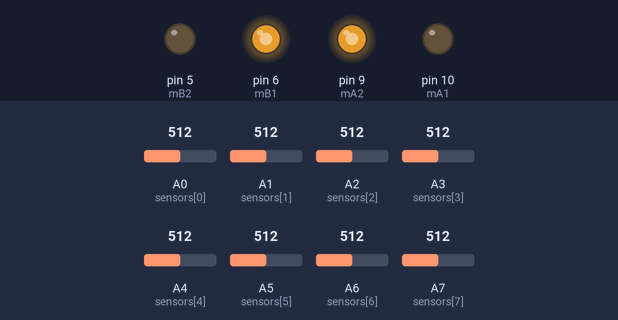
Simulated run of this sketch. Board: Arduino Nano, built with avr-gcc and run on an emulated ATmega328P. Parts: output pins drawn as LEDs (lit = HIGH). The inputs (shaded band) are chosen by the test bench; at power-on: A0 (sensors[0]) = 512, A1 (sensors[1]) = 512, A2 (sensors[2]) = 512, A3 (sensors[3]) = 512, A4 (sensors[4]) = 512, A5 (sensors[5]) = 512, A6 (sensors[6]) = 512, A7 (sensors[7]) = 512.

Above: at 0.1 s.
Timing chart, 0 to 1.6 s (numbered marks = the images above):
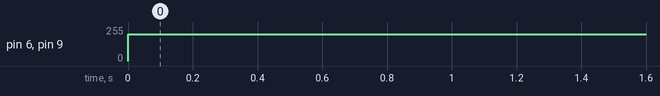

Measured:
- by itself, pin 6 (mB1), pin 9 (mA2): 0/255 → 200/255 at 0.00 s

The sketch:

Week3_StayOnTrack_Finished.ino
```cpp
// Motor Pins
const int mA1 = 10;
const int mA2 = 9;
const int mB1 = 6;
const int mB2 = 5;

//Sensors
const int SENSOR_COUNT = 8;
const int sensors[SENSOR_COUNT] = {A0, A1, A2, A3, A4, A5, A6, A7};

bool sensorOnLine[SENSOR_COUNT];

//Threshold (from when it senses black, the value is 500 because even tho the white values are between 200-500, the black is all ~900, so no need for an array, I just put the max amount I saw)
const int threshold = 500;

//Different speeds for different types of turning, you can modify BASE_SPEED, but the TURN_SPEED is the highest it can go, I checked
int BASE_SPEED = 200;
int TURN_SPEED = 170;
int SHARP_TURN_SPEED = 90;

void setup() {

  //pin setups for the motors
  pinMode(mA1, OUTPUT);
  pinMode(mA2, OUTPUT);
  pinMode(mB1, OUTPUT);
  pinMode(mB2, OUTPUT);

}


void setMotor(int leftMotor, int rightMotor) {

  //this limits motorspeed to between -255 and 255, even tho the robot never reverses, I wanted to add the minus in case we need it later on, if this isn't here and the robot goes over 255, the robot stops going
  //But also, going over 255 isn't something that can happen with this code, this is just in case we need it later on
  leftMotor  = constrain(leftMotor,  -255, 255);
  rightMotor = constrain(rightMotor, -255, 255);

//defines what motor should do what, cannot be changed to the same name because it gets a compile error in that case, also it cannot tell anymore which motor is which
  if (leftMotor >= 0) {
    analogWrite(mA1, 0);
    analogWrite(mA2, leftMotor);
  }
  else {
    analogWrite(mA1, -leftMotor);
    analogWrite(mA2, 0);
  }

  if (rightMotor >= 0) {
    analogWrite(mB1, rightMotor);
    analogWrite(mB2, 0);
  }
  else {
    analogWrite(mB1, 0);
    analogWrite(mB2, -rightMotor);
  }
}

//motor functions
void forward() {
  setMotor(BASE_SPEED, BASE_SPEED);
}

//one wheel turns off, if you put it on one wheel forward, one wheel backwards, it doesn't turn sharp enough
void turnLeft(){
  setMotor(0, TURN_SPEED);
}

void turnRight(){
  setMotor(TURN_SPEED, 0);
}

void sharpLeft() {
  setMotor(0, SHARP_TURN_SPEED);
}

void sharpRight() {
  setMotor(SHARP_TURN_SPEED, 0);
}

void stopMotors() {
  setMotor(0, 0);
}


void readSensors() {

  //Reads all the sensors and puts them in value as an array, then checks if it's under or over the treshold
  for (int i = 0; i < SENSOR_COUNT; i++) {

    int value = analogRead(sensors[i]);

    sensorOnLine[i] = (value >= threshold);
  }
}

void loop() {

  readSensors();

  //defines what side is what, and on which sensor is which
  bool leftSide = sensorOnLine[0] || sensorOnLine[1]; //this could potentially be "and" instead of "or" because of line wideness, but it makes it kinda janky, so keep it on or
  bool leftMiddle = sensorOnLine[2] || sensorOnLine[3];
  bool rightMiddle = sensorOnLine[4] || sensorOnLine[5];
  bool rightSide = sensorOnLine[6] || sensorOnLine[7];

  bool straightLine = leftMiddle || rightMiddle;

//! means opposite, so if no line is active
  if (!straightLine) {
    stopMotors(); //this can be changed for it finding the line again, it was just easier for testing
    return; //you need return here so it isn't infinitely stuck on the motor being stopped when it looses the line
  }

//checks if the black line is only on the left side, left out rightSide because in case of turning it isn't really possible for the line to also be on the right when turning left
  if (leftSide && !leftMiddle && !rightMiddle) {
    sharpLeft();
  }
  else if (leftMiddle && !rightMiddle) {
    turnLeft();
  }
  else if (rightSide && !rightMiddle && !leftMiddle) {
    sharpRight();
  }
  else if (rightMiddle && !leftMiddle) {
    turnRight();
  }
  else {
    forward();
  }
}
```
